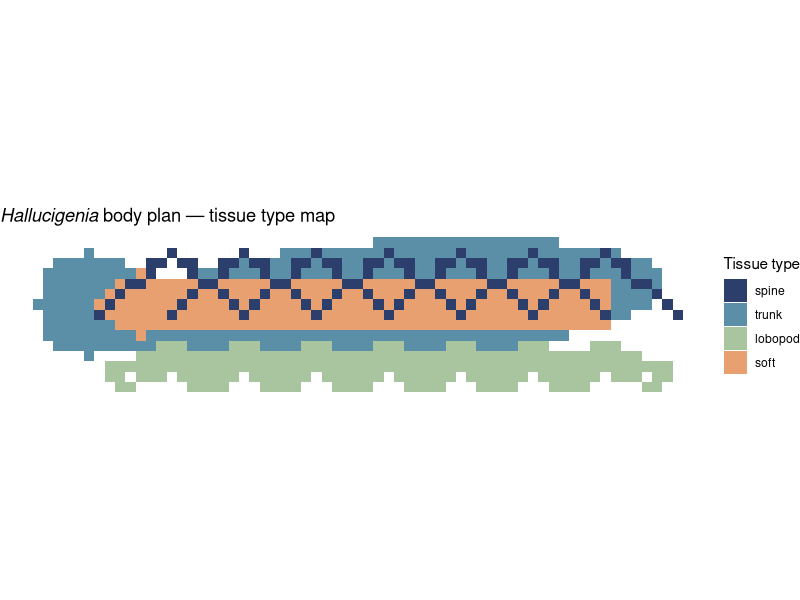

Here is the R script that generated this plot:
# ============================================================
# HALLUCIGENIA BODY PLAN CONSTRUCTOR
#
# Builds a spatial carcass mask and tissue-specific decay
# rate matrix for use in the taphonomy model (experiment1_v2.R)
#
# TISSUE TYPES AND DECAY RATES:
#
#   1. Sclerotised spines     k = 0.005   (most resistant)
#   2. Cuticularised trunk    k = 0.015
#   3. Lobopod appendages     k = 0.030
#   4. Soft internal tissue   k = 0.060   (least resistant)
#
# BODY PLAN (on 100x100 grid):
#
#   - Trunk: elongated ellipse, slightly curved
#   - Head bulb: small ellipse at anterior end
#   - Spines: 7 pairs, dorsal, angled outward
#   - Lobopods: 7 pairs, ventral, angled downward
#   - Pharynx: soft tissue zone near head
#
# USAGE:
#
#   source("hallucigenia_bodyplan.R")
#   bp <- make_hallucigenia(N = 100)
#
#   # plug into model:
#   C        <- bp$C          # initial carcass concentration
#   k_tissue <- bp$k_tissue   # per-cell decay rate
#
# ============================================================

# ------------------------------------------------------------
# HELPER: fill an ellipse on a matrix
# cx, cy  : centre (row, col)
# rx, ry  : semi-axes (rows, cols)
# angle   : rotation in radians (0 = axis-aligned)
# ------------------------------------------------------------

fill_ellipse <- function(mat, cx, cy, rx, ry, angle = 0, value = 1){
  
  N <- nrow(mat)
  M <- ncol(mat)
  
  for(i in 1:N){
    for(j in 1:M){
      
      # translate
      di <- i - cx
      dj <- j - cy
      
      # rotate
      di_r <-  di * cos(angle) + dj * sin(angle)
      dj_r <- -di * sin(angle) + dj * cos(angle)
      
      if((di_r / rx)^2 + (dj_r / ry)^2 <= 1){
        mat[i, j] <- value
      }
    }
  }
  
  mat
}

# ------------------------------------------------------------
# HELPER: draw a thin rectangle (spine or lobopod)
# cx, cy    : base centre (row, col)
# length    : length in cells
# width     : width in cells (1 or 2 for spines)
# angle     : angle from vertical in radians
# ------------------------------------------------------------

fill_rod <- function(mat, cx, cy, length, width = 1, angle = 0, value = 1){
  
  N <- nrow(mat)
  M <- ncol(mat)
  
  for(k in 0:length){
    for(w in -floor(width/2):floor(width/2)){
      
      # step along rod axis then offset perpendicular
      ri <- round(cx + k * cos(angle) + w * sin(angle))
      rj <- round(cy + k * sin(angle) - w * cos(angle))
      
      if(ri >= 1 && ri <= N && rj >= 1 && rj <= M){
        mat[ri, rj] <- value
      }
    }
  }
  
  mat
}

# ============================================================
# MAIN CONSTRUCTOR
# ============================================================

make_hallucigenia <- function(N = 100){
  
  # decay rate constants by tissue type
  k_spine    <- 0.005
  k_trunk    <- 0.015
  k_lobopod  <- 0.030
  k_soft     <- 0.060
  
  # initialise matrices
  C        <- matrix(0, N, N)   # carcass concentration
  k_tissue <- matrix(0, N, N)   # per-cell decay rate
  tissue   <- matrix(0, N, N)   # tissue type label (for plotting)
  
  # ----------------------------------------------------------
  # TRUNK
  # elongated ellipse, slightly tilted
  # centred at (50, 50), long axis along columns
  # ----------------------------------------------------------
  
  trunk_cx    <- 50
  trunk_cy    <- 50
  trunk_rx    <- 6      # narrow in row direction
  trunk_ry    <- 28     # long in col direction
  trunk_angle <- 0.08   # slight tilt
  
  C        <- fill_ellipse(C,        trunk_cx, trunk_cy, trunk_rx, trunk_ry, trunk_angle, value = 1)
  k_tissue <- fill_ellipse(k_tissue, trunk_cx, trunk_cy, trunk_rx, trunk_ry, trunk_angle, value = k_trunk)
  tissue   <- fill_ellipse(tissue,   trunk_cx, trunk_cy, trunk_rx, trunk_ry, trunk_angle, value = 2)
  
  # ----------------------------------------------------------
  # HEAD BULB
  # small ellipse at anterior (left) end
  # ----------------------------------------------------------
  
  head_cx <- 50
  head_cy <- 22
  
  C        <- fill_ellipse(C,        head_cx, head_cy, 5, 5, value = 1)
  k_tissue <- fill_ellipse(k_tissue, head_cx, head_cy, 5, 5, value = k_trunk)
  tissue   <- fill_ellipse(tissue,   head_cx, head_cy, 5, 5, value = 2)
  
  # ----------------------------------------------------------
  # PHARYNX / SOFT INTERNAL TISSUE
  # small soft zone just posterior to head
  # ----------------------------------------------------------
  
  pharynx_cx <- 50
  pharynx_cy <- 27
  
  C        <- fill_ellipse(C,        pharynx_cx, pharynx_cy, 3, 4, value = 1)
  k_tissue <- fill_ellipse(k_tissue, pharynx_cx, pharynx_cy, 3, 4, value = k_soft)
  tissue   <- fill_ellipse(tissue,   pharynx_cx, pharynx_cy, 3, 4, value = 4)
  
  # ----------------------------------------------------------
  # SPINES
  # 7 pairs, dorsal (above trunk centre row)
  # angled outward at ~40 degrees from vertical
  # evenly spaced along trunk
  # ----------------------------------------------------------
  
  # spine base positions along trunk (col positions)
  spine_cols <- seq(30, 72, length.out = 7)
  
  spine_angle_left  <-  pi * 0.28   # angled up-left
  spine_angle_right <- -pi * 0.28   # angled up-right
  spine_length      <- 9
  spine_width       <- 1
  
  for(sc in spine_cols){
    
    base_row <- trunk_cx - 5   # dorsal surface of trunk
    
    # left spine (dorsal left)
    C        <- fill_rod(C,        base_row, sc, spine_length, spine_width,
                         angle = spine_angle_left,  value = 1)
    k_tissue <- fill_rod(k_tissue, base_row, sc, spine_length, spine_width,
                         angle = spine_angle_left,  value = k_spine)
    tissue   <- fill_rod(tissue,   base_row, sc, spine_length, spine_width,
                         angle = spine_angle_left,  value = 1)
    
    # right spine (dorsal right)
    C        <- fill_rod(C,        base_row, sc, spine_length, spine_width,
                         angle = spine_angle_right, value = 1)
    k_tissue <- fill_rod(k_tissue, base_row, sc, spine_length, spine_width,
                         angle = spine_angle_right, value = k_spine)
    tissue   <- fill_rod(tissue,   base_row, sc, spine_length, spine_width,
                         angle = spine_angle_right, value = 1)
  }
  
  # ----------------------------------------------------------
  # LOBOPODS
  # 7 pairs, ventral (below trunk centre row)
  # shorter and broader than spines
  # angled downward and slightly outward
  # ----------------------------------------------------------
  
  lobopod_cols        <- spine_cols   # same spacing as spines
  lobopod_angle_left  <-  pi * 0.38
  lobopod_angle_right <- -pi * 0.38
  lobopod_length      <- 6
  lobopod_width       <- 2
  
  for(lc in lobopod_cols){
    
    base_row <- trunk_cx + 5   # ventral surface of trunk
    
    # left lobopod
    C        <- fill_rod(C,        base_row, lc, lobopod_length, lobopod_width,
                         angle = lobopod_angle_left,  value = 1)
    k_tissue <- fill_rod(k_tissue, base_row, lc, lobopod_length, lobopod_width,
                         angle = lobopod_angle_left,  value = k_lobopod)
    tissue   <- fill_rod(tissue,   base_row, lc, lobopod_length, lobopod_width,
                         angle = lobopod_angle_left,  value = 3)
    
    # right lobopod
    C        <- fill_rod(C,        base_row, lc, lobopod_length, lobopod_width,
                         angle = lobopod_angle_right, value = 1)
    k_tissue <- fill_rod(k_tissue, base_row, lc, lobopod_length, lobopod_width,
                         angle = lobopod_angle_right, value = k_lobopod)
    tissue   <- fill_rod(tissue,   base_row, lc, lobopod_length, lobopod_width,
                         angle = lobopod_angle_right, value = 3)
  }
  
  # ----------------------------------------------------------
  # SOFT INTERNAL TISSUE CORE
  # thin zone running along trunk interior
  # overwrites trunk k values in central strip
  # ----------------------------------------------------------
  
  for(i in (trunk_cx - 2):(trunk_cx + 2)){
    for(j in 28:72){
      if(C[i, j] > 0 && tissue[i, j] == 2){
        k_tissue[i, j] <- k_soft
        tissue[i, j]   <- 4
      }
    }
  }
  
  # ----------------------------------------------------------
  # TISSUE LABEL MATRIX FOR PLOTTING
  # 1 = spine, 2 = trunk cuticle, 3 = lobopod, 4 = soft
  # ----------------------------------------------------------
  
  tissue_labels <- matrix("empty", N, N)
  tissue_labels[tissue == 1] <- "spine"
  tissue_labels[tissue == 2] <- "trunk"
  tissue_labels[tissue == 3] <- "lobopod"
  tissue_labels[tissue == 4] <- "soft"
  
  return(list(
    C             = C,
    k_tissue      = k_tissue,
    tissue_labels = tissue_labels,
    tissue        = tissue
  ))
}

# ============================================================
# DIAGNOSTIC PLOT
# run this to check body plan geometry before plugging
# into the full model
# ============================================================

plot_bodyplan <- function(bp){
  
  library(ggplot2)
  library(reshape2)
  
  df <- melt(bp$tissue)
  colnames(df) <- c("row", "col", "tissue")
  
  df$tissue_name <- factor(
    df$tissue,
    levels = c(0, 1, 2, 3, 4),
    labels = c("empty", "spine", "trunk", "lobopod", "soft")
  )
  
  ggplot(df[df$tissue > 0, ], aes(col, row, fill = tissue_name)) +
    geom_tile() +
    scale_fill_manual(
      values = c(
        "spine"   = "#2c3e6b",
        "trunk"   = "#5b8fa8",
        "lobopod" = "#a8c5a0",
        "soft"    = "#e8a070"
      ),
      name = "Tissue type"
    ) +
    scale_y_reverse() +
    coord_equal() +
    theme_void() +
    labs(title = expression(italic("Hallucigenia")~"body plan — tissue type map"))
}

# ============================================================
# QUICK TEST
# ============================================================

bp <- make_hallucigenia(N = 100)
plot_bodyplan(bp)

cat("\nBody plan summary:\n")
cat("  Cells with carcass material:", sum(bp$C > 0), "\n")
cat("  Spine cells:  ", sum(bp$tissue == 1), "\n")
cat("  Trunk cells:  ", sum(bp$tissue == 2), "\n")
cat("  Lobopod cells:", sum(bp$tissue == 3), "\n")
cat("  Soft cells:   ", sum(bp$tissue == 4), "\n")
